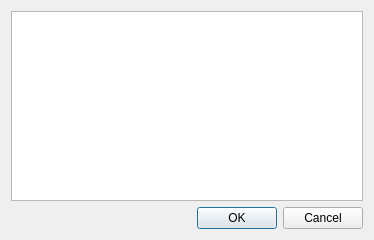
<?xml version="1.0" encoding="UTF-8"?>
<ui version="4.0">
 <class>DlgChangeAnnotation</class>
 <widget class="QDialog" name="DlgChangeAnnotation">
  <property name="geometry">
   <rect>
    <x>0</x>
    <y>0</y>
    <width>374</width>
    <height>240</height>
   </rect>
  </property>
  <property name="windowTitle">
   <string>Change annotation</string>
  </property>
  <layout class="QVBoxLayout" name="verticalLayout">
   <item>
    <widget class="QPlainTextEdit" name="txtAnnotation"/>
   </item>
   <item>
    <widget class="QDialogButtonBox" name="buttonBox">
     <property name="orientation">
      <enum>Qt::Horizontal</enum>
     </property>
     <property name="standardButtons">
      <set>QDialogButtonBox::Cancel|QDialogButtonBox::Ok</set>
     </property>
    </widget>
   </item>
  </layout>
 </widget>
 <resources/>
 <connections>
  <connection>
   <sender>buttonBox</sender>
   <signal>accepted()</signal>
   <receiver>DlgChangeAnnotation</receiver>
   <slot>accept()</slot>
   <hints>
    <hint type="sourcelabel">
     <x>248</x>
     <y>254</y>
    </hint>
    <hint type="destinationlabel">
     <x>157</x>
     <y>274</y>
    </hint>
   </hints>
  </connection>
  <connection>
   <sender>buttonBox</sender>
   <signal>rejected()</signal>
   <receiver>DlgChangeAnnotation</receiver>
   <slot>reject()</slot>
   <hints>
    <hint type="sourcelabel">
     <x>316</x>
     <y>260</y>
    </hint>
    <hint type="destinationlabel">
     <x>286</x>
     <y>274</y>
    </hint>
   </hints>
  </connection>
 </connections>
</ui>
